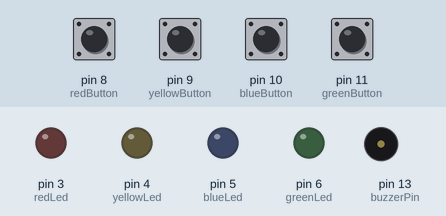
Simulated run of this sketch. Board: Arduino Uno, built with avr-gcc and run on an emulated ATmega328P. Shown: output pins drawn as LEDs (lit = HIGH), buzzer (waves = sounding). Inputs (shaded band) come from the test bench; at power-on: pin 8 (redButton), pin 9 (yellowButton), pin 10 (blueButton), pin 11 (greenButton) LOW. Random numbers use the default seed unless the sketch sets one.

Above: at 1.8 s.
1.9 s: pin 8 (redButton) pulled HIGH for 0.15 s
At 3.6 s:
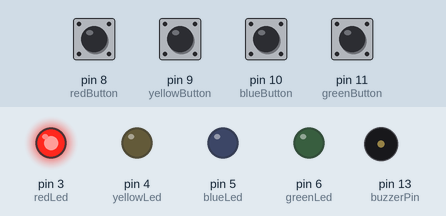
5.0 s: pin 9 (yellowButton) pulled HIGH for 1 s
At 6.0 s:
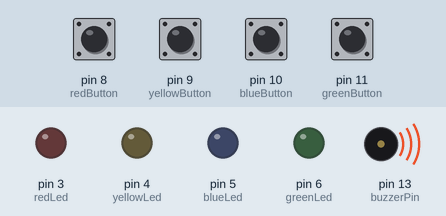
9.0 s: pin 9 (yellowButton) pulled HIGH for 0.15 s
At 10.3 s:
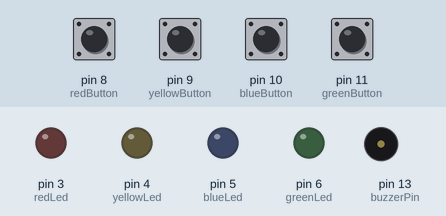
12.1 s: pin 8 (redButton) pulled HIGH for 1 s
At 14.8 s:
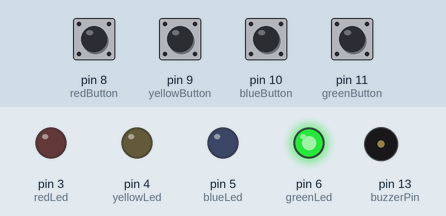
Timing chart, 0 to 16.4 s (numbered marks = the images above; inputs shaded):
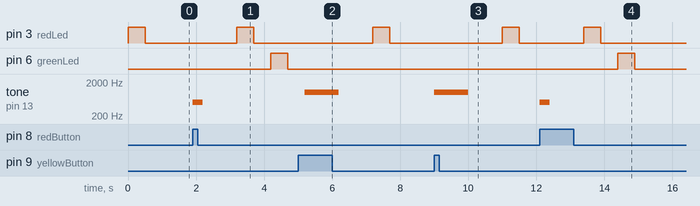

Measured:
- after the input at 1.9 s, pin 3 (redLed): LOW → HIGH after 1.3 s, → LOW 0.50 s later; pin 6 (greenLed): LOW → HIGH after 2.3 s, → LOW 0.50 s later; tone on pin 13 (buzzerPin): silent → 500 Hz at once, → silent 0.30 s later
- after the input at 5.0 s, pin 3 (redLed): LOW → HIGH after 2.2 s, → LOW 0.50 s later; tone on pin 13 (buzzerPin): silent → 1000 Hz after 0.20 s, → silent 1.0 s later
- after the input at 9.0 s, pin 3 (redLed): LOW → HIGH after 2.0 s, → LOW 0.50 s later; tone on pin 13 (buzzerPin): silent → 1000 Hz at once, → silent 1.0 s later
- after the input at 12.1 s, pin 3 (redLed): LOW → HIGH after 1.3 s, → LOW 0.50 s later; pin 6 (greenLed): LOW → HIGH after 2.3 s, → LOW 0.50 s later; tone on pin 13 (buzzerPin): silent → 500 Hz at once, → silent 0.30 s later

The sketch:

SimonSayGameWithLeds.ino
```cpp
#define redLed 3
#define yellowLed 4
#define blueLed 5
#define greenLed 6

#define redButton 8
#define yellowButton 9
#define blueButton 10
#define greenButton 11

#define buzzerPin 13

int tour = 1, tourNumber = 5, buttonPressed;

bool gameFinished = false;

int leds[4] = { redLed, yellowLed, blueLed, greenLed };
int buttons[4] = { redButton, yellowButton, blueButton, greenButton };
int game[20];

void setup() {
  pinMode(redLed, OUTPUT);
  pinMode(yellowLed, OUTPUT);
  pinMode(blueLed, OUTPUT);
  pinMode(greenLed, OUTPUT);

  pinMode(redButton, INPUT);
  pinMode(yellowButton, INPUT);
  pinMode(blueButton, INPUT);
  pinMode(greenButton, INPUT);

  pinMode(buzzerPin, OUTPUT);

  Serial.begin(9600);
  randomSeed(analogRead(0));

  for (int i = 0; i < 20; i++) {
    game[i] = random(0, 4);
  }
}

void loop() {
  if (gameFinished) return;

  if (tour - 1 == tourNumber) {
    for (int i = 2000; i < 5000; i += 1000) {
      tone(buzzerPin, i);
      delay(200);
      noTone(buzzerPin);
      delay(200);
    }

    gameFinished = true;

    return;
  }

  for (int i = 0; i < tour; i++) {
    digitalWrite(leds[game[i]], HIGH);
    delay(500);
    digitalWrite(leds[game[i]], LOW);
    delay(500);
  }

  for (int i = 0; i < tour; i++) {
    buttonPressed = -1;

    while (buttonPressed == -1) {
      for (int j = 0; j < 4; j++) {
        if (digitalRead(buttons[j]) == HIGH) {
          buttonPressed = j;
          break;
        }
      }
    }

    if (buttonPressed != game[i]) {
      tone(buzzerPin, 1000);
      delay(1000);
      noTone(buzzerPin);
      delay(1000);
      tour = 1;
      return;
    }

    tone(buzzerPin, 500);
    delay(300);
    noTone(buzzerPin);
  }

  delay(1000);

  tour++;
}
```
